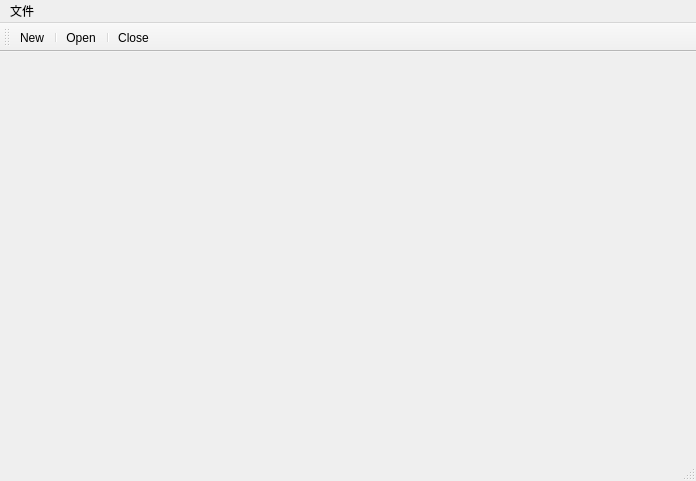
<?xml version="1.0" encoding="UTF-8"?>
<ui version="4.0">
 <class>MainWindow</class>
 <widget class="QMainWindow" name="MainWindow">
  <property name="geometry">
   <rect>
    <x>0</x>
    <y>0</y>
    <width>696</width>
    <height>481</height>
   </rect>
  </property>
  <property name="windowTitle">
   <string>MainWindow</string>
  </property>
  <widget class="QWidget" name="centralwidget"/>
  <widget class="QMenuBar" name="menubar">
   <property name="geometry">
    <rect>
     <x>0</x>
     <y>0</y>
     <width>696</width>
     <height>23</height>
    </rect>
   </property>
   <widget class="QMenu" name="menubar_2">
    <property name="title">
     <string>文件</string>
    </property>
    <addaction name="actionNew"/>
    <addaction name="actionopen"/>
    <addaction name="actionClose"/>
   </widget>
   <addaction name="menubar_2"/>
  </widget>
  <widget class="QToolBar" name="toolBar">
   <property name="windowTitle">
    <string>toolBar</string>
   </property>
   <attribute name="toolBarArea">
    <enum>TopToolBarArea</enum>
   </attribute>
   <attribute name="toolBarBreak">
    <bool>false</bool>
   </attribute>
   <addaction name="actionNew"/>
   <addaction name="separator"/>
   <addaction name="actionopen"/>
   <addaction name="separator"/>
   <addaction name="actionClose"/>
  </widget>
  <widget class="QStatusBar" name="statusBar"/>
  <action name="actionNew">
   <property name="text">
    <string>New</string>
   </property>
   <property name="toolTip">
    <string>新建文件</string>
   </property>
   <property name="shortcut">
    <string>Ctrl+A</string>
   </property>
  </action>
  <action name="actionopen">
   <property name="text">
    <string>Open</string>
   </property>
   <property name="toolTip">
    <string>打开文件</string>
   </property>
   <property name="shortcut">
    <string>Ctrl+O</string>
   </property>
  </action>
  <action name="actionClose">
   <property name="text">
    <string>Close</string>
   </property>
   <property name="toolTip">
    <string>关闭文件</string>
   </property>
   <property name="shortcut">
    <string>Ctrl+C</string>
   </property>
  </action>
 </widget>
 <resources/>
 <connections>
  <connection>
   <sender>actionClose</sender>
   <signal>triggered()</signal>
   <receiver>MainWindow</receiver>
   <slot>close()</slot>
   <hints>
    <hint type="sourcelabel">
     <x>-1</x>
     <y>-1</y>
    </hint>
    <hint type="destinationlabel">
     <x>347</x>
     <y>240</y>
    </hint>
   </hints>
  </connection>
 </connections>
</ui>
